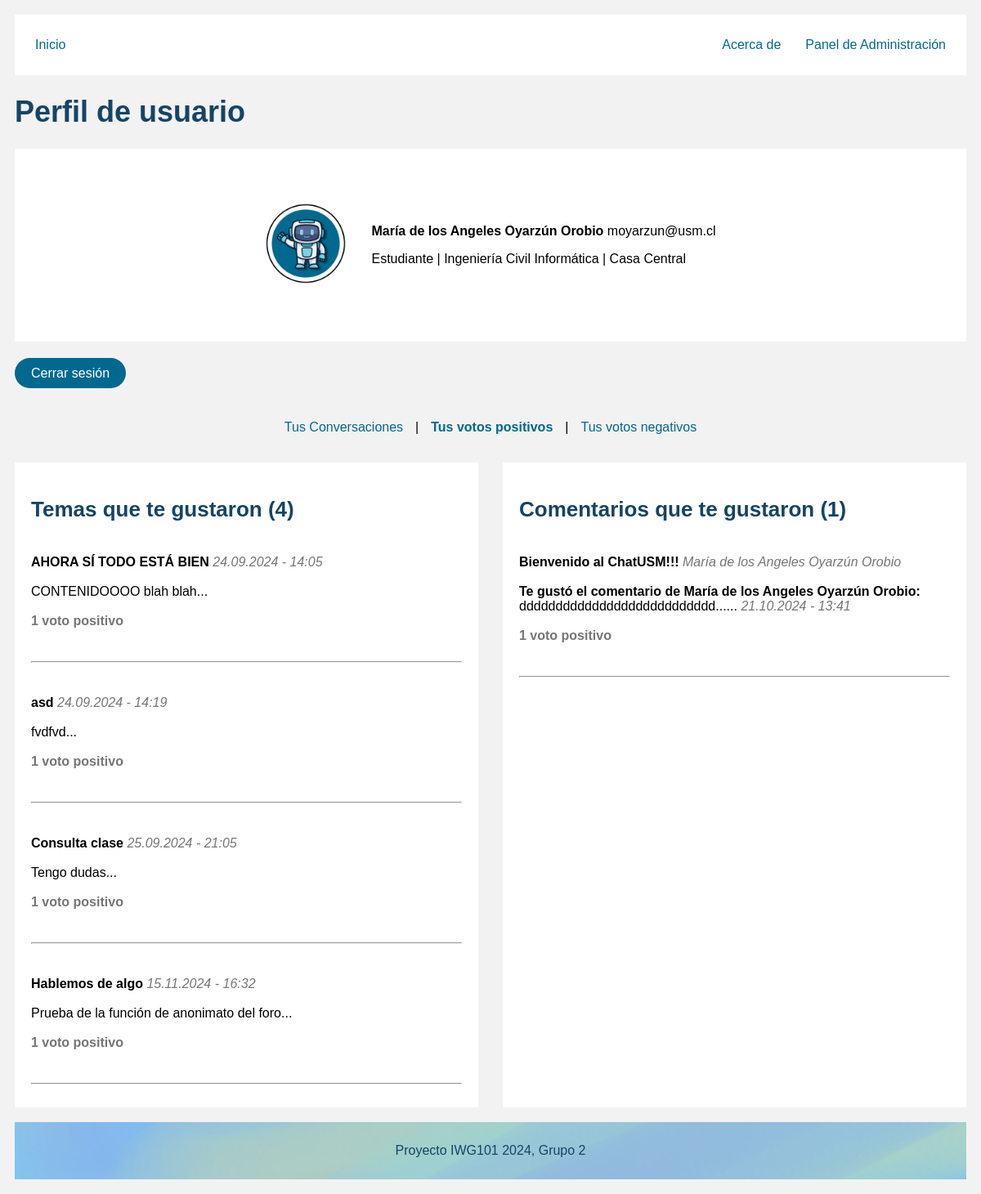
Page /accounts/profile/votos_positivos/ (signed in) on the committed database.
### foro/models.py (models this page shows, shortened)
class Usuario(AbstractUser ):
    username = models.EmailField(unique=True, null=True, blank=True)
    nombre = models.CharField(max_length=50, default='Nombre')
    apellido = models.CharField(max_length=100, default='ApellidoPaterno ApellidoMaterno')
    tipo = models.ForeignKey(TipoUsuario, on_delete=models.CASCADE, null=True, blank=True)
    sede = models.ForeignKey(Sede, on_delete=models.CASCADE, null=True, blank=True)
    carrera = models.ForeignKey(Carrera, on_delete=models.CASCADE, null=True, blank=True)
    categoria = models.ForeignKey(Categoria, on_delete=models.CASCADE, null=True, blank=True)
    def __str__(self):
        return f"{self.nombre} {self.apellido}"

class TipoUsuario(models.Model):
    nombre = models.CharField(max_length=100, unique=True)
    def __str__(self):
        return self.nombre

class Carrera(models.Model):
    nombre = models.CharField(max_length=225, unique=True)
    def __str__(self):
        return self.nombre

class Sede(models.Model):
    nombre = models.CharField(max_length=100, unique=True)
    def __str__(self):
        return self.nombre

class Tema(models.Model):
    titulo = models.CharField(max_length=100)
    contenido = models.TextField()
    categoria = models.ForeignKey(Categoria, related_name='temas', on_delete=models.CASCADE)
    autor = models.ForeignKey(settings.AUTH_USER_MODEL, on_delete=models.CASCADE)
    anonimo = models.BooleanField(default=False)
    fecha_creacion = models.DateTimeField(auto_now_add=True)
    si = models.PositiveIntegerField(default=0)
    no = models.PositiveIntegerField(default=0)

class Comentario(models.Model):
    tema = models.ForeignKey('Tema', related_name='comentarios', on_delete=models.CASCADE)
    autor = models.ForeignKey(settings.AUTH_USER_MODEL, on_delete=models.CASCADE)
    contenido = models.TextField()
    fecha_creacion = models.DateTimeField(auto_now_add=True)
    parent = models.ForeignKey('self', null=True, blank=True, related_name='respuestas', on_delete=models.CASCADE)
    si = models.PositiveIntegerField(default=0)
    no = models.PositiveIntegerField(default=0)

### foro/views.py (the view)
# urls.py: path('accounts/profile/votos_positivos/', views.perfil_votos_si, name='perfil_votos_si'),
@login_required
def perfil_votos_si(request):
    user = request.user
    votos_tema_si = VotoTema.objects.filter(usuario=user, voto=True).values_list('tema', flat=True)
    votos_comentario_si = VotoComentario.objects.filter(usuario=user, voto=True).values_list('comentario', flat=True)
    temas_votados_si = Tema.objects.filter(id__in=votos_tema_si)
    comentarios_votados_si = Comentario.objects.filter(id__in=votos_comentario_si)
    cant_temas_si = temas_votados_si.count()
    cant_comentarios_si = comentarios_votados_si.count()
    context = {
        'user': user,
        'temas_votados_si': temas_votados_si,
        'comentarios_votados_si': comentarios_votados_si,
        'cant_temas_si': cant_temas_si,
        'cant_comentarios_si': cant_comentarios_si
    }
    return render(request, 'perfil_votos_si.html', context)

### foro/templates/perfil_votos_si.html (shortened to what this page needs)
{% extends 'base_perfil.html' %}
{% load static %}
{% block content %}
    <h1>Perfil de usuario</h1>
    <div class="info_perfil display_info_perfil">
        <p><img src="{% static 'imagenes/usuario.png' %}" alt="Foto de {{ user.email}}" style="width: 100px; height: auto;"></p>
        <div class="box_info">
            <p><b>{{ user.nombre }} {{ user.apellido }}</b> {{ user.email }}</p>
            <p>{{ user.tipo }}
            {% if user.tipo.nombre == "Profesor" %}
                | {{ user.categoria }}
            {% elif user.tipo.nombre == "Estudiante" %}
                | {{ user.carrera }}
            {% endif %}
            | {{ user.sede }}</p>
        </div>
    </div>
    <p class="separador"><a class="boton" href="{% url 'logout' %}">Cerrar sesión</a></p>
    <p class="display_info_perfil">
    <a class="link_header" href="{% url 'perfil' %}">Tus Conversaciones</a> |
    <a class="link_header" href="{% url 'perfil_votos_si' %}"> <b class="link">Tus votos positivos</b></a> |
    <a class="link_header" href="{% url 'perfil_votos_no' %}">Tus votos negativos</a></p>
    <div class="display_perfil">
        <div class="centrar_foro_b">
            <h2>Temas que te gustaron ({{ cant_temas_si }})</h2>
            {% if temas_votados_si %}
                <ul>
                    {% for tema in temas_votados_si %}
                        <li class="comentario_box">
                            <a class="tema" href="{% url 'tema_solicitud' tema.id %}"><b>{{ tema.titulo }}</b>
                            <i class="detalles">{{ tema.fecha_creacion|date:"d.m.Y - H:i" }}</i>
                            <br><br>{{ tema.contenido|truncatechars:150 }}...
                            <br><br>
                            {% if tema.si == 1 %}
                                <b class="detalles">{{ tema.si }} voto positivo</b>
                            {% else %}
                                <b class="detalles">{{ tema.si }} votos positivos</b>
                            {% endif %}</a>
                        </li>
                        <hr>
                    {% endfor %}
                </ul>
            {% else %}
                <p>No has votado Positivamente en ningún Tema.</p>
            {% endif %}
        </div>
        <div class="centrar_foro_b box_info">
            <h2>Comentarios que te gustaron ({{ cant_comentarios_si }})</h2>
            {% if comentarios_votados_si %}
                <ul>
                    {% for comentario in comentarios_votados_si %}
                        <li class="comentario_box">
                            <p>
                                <a class="tema" href="{% url 'tema_solicitud' comentario.tema.id %}">
                                    <b>{{ comentario.tema.titulo }}</b><i class="detalles"> {{ comentario.tema.autor }}</i>
                                    <br><br><b>Te gustó el comentario de {{ comentario.autor }}:</b>
                                    <br>{{ comentario.contenido|truncatechars:150 }}... <i class="detalles">{{ comentario.fecha_creacion|date:"d.m.Y - H:i" }}</i>
                                    <br><br>
                                    {% if comentario.si == 1 %}
                                        <b class="detalles">{{ comentario.si }} voto positivo</b>
                                    {% else %}
                                        <b class="detalles">{{ comentario.si }} votos positivos</b>
                                    {% endif %}
                                </a>
                            </p>
                        </li>
                        <hr>
                    {% endfor %}
                </ul>
            {% else %}
                <p>No has votado Positivamente en ningún Comentario.</p>
            {% endif %}
        </div>
    </div>
    <br>
{% endblock %}

### foro/templates/base_perfil.html (shortened to what this page needs)
{% load static %}
<!DOCTYPE html>
<html lang="es">
<head>
    <link rel="stylesheet" href="{% static 'css/styles.css' %}">
</head>
<body>
    <header>
        <nav>
            <a class="link_header" href="{% url 'index' %}">Inicio</a>
            <a class="link_header" href="{% url 'about' %}">Acerca de</a>
            {% if user.is_superuser %}
                <a class="link_header link_header_r" href="{% url 'admin_panel' %}">Panel de Administración</a>
            {% endif %}
        </nav>
    </header>
    <main>
        {% block content %}
        {% endblock %}
    </main>
    <footer>
        <p class="texto_centro">Proyecto IWG101 2024, Grupo 2</p>
    </footer>
</body>
</html>

### foro/static/css/styles.css (style rules this page uses)
header { padding: 10px; background-color: #ffffff; }
header nav { display: flex; justify-content: flex-start; align-items: center; width: 100%; }
.link_header { text-decoration: none; color: #00698f; margin: 18px 15px; }
body { padding: 10px; background-color: #f2f2f2; font-family: Arial, sans-serif; }
h1 { color: #154466; font-size: 36px; }
h2 { color: #154466; font-size: 26px; }
ul { list-style: none; padding: 0; margin: 0; }
.boton { background-color: #00698f; color: #fff; padding: 10px 20px; border: none; border-radius: 25px; text-decoration: none; }
.separador { margin: 30px 0; }
.detalles { text-decoration: none; color: #767676 }
.link { text-decoration: none; color: #00698f; }
.tema { text-decoration: none; color: #000000; }
.centrar_foro_b { align-items: center; justify-content: center; margin: 0 auto; width: 100%; max-width: 800px; padding: 20px 20px; background-color: #ffffff }
.comentario_box { margin: 40px auto; }
footer { padding: 10px; background-image: url('/static/imagenes/index_fondo.png'); background-size: cover; background-position: center; background-repeat: no-repeat; color: #154466 }
.texto_centro { text-align: center; }
.info_perfil { margin: 20px 0; padding: 50px 0; background-color: #ffffff }
.display_info_perfil { display: flex; justify-content: center; align-items: center; width: 100%; }
.box_info { margin-left: 30px; }
.display_perfil { display: flex; }

### rows in the picture
Usuario: nombre "María de los Angeles", apellido "Oyarzún Orobio", email "moyarzun@usm.cl", tipo "Estudiante", carrera "Ingeniería Civil Informática", sede "Casa Central"
Tema: titulo "AHORA SÍ TODO ESTÁ BIEN", fecha_creacion "24.09.2024 - 14:05", contenido "CONTENIDOOOO blah blah", si "1"
Tema: titulo "asd", fecha_creacion "24.09.2024 - 14:19", contenido "fvdfvd", si "1"
Tema: titulo "Consulta clase", fecha_creacion "25.09.2024 - 21:05", contenido "Tengo dudas", si "1"
Tema: titulo "Hablemos de algo", fecha_creacion "15.11.2024 - 16:32", contenido "Prueba de la función de anonimato del foro", si "1"
Comentario: tema.titulo "Bienvenido al ChatUSM!!!", tema.autor "María de los Angeles Oyarzún Orobio", autor "María de los Angeles Oyarzún Orobio", contenido "ddddddddddddddddddddddddddd...", fecha_creacion "21.10.2024 - 13:41", si "1"

### other values in the picture
{{ cant_temas_si }} "4"
{{ cant_comentarios_si }} "1"
